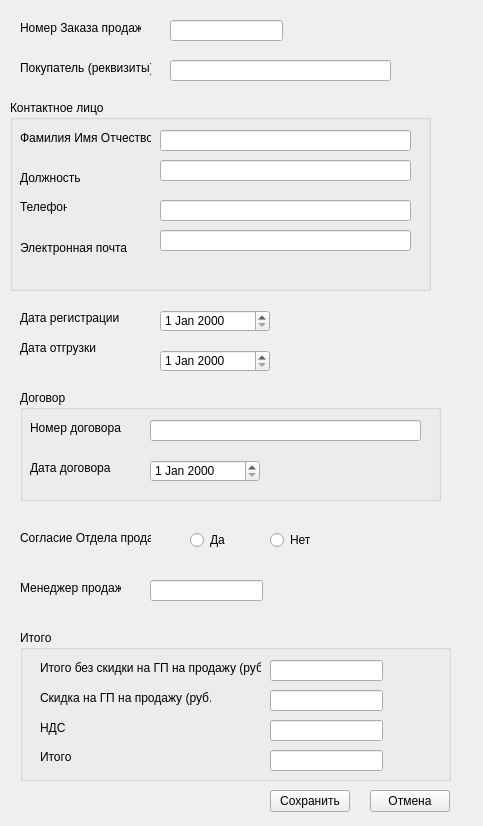
<?xml version="1.0" encoding="UTF-8"?>
<ui version="4.0">
 <class>SalesOrder</class>
 <widget class="QWidget" name="SalesOrder">
  <property name="geometry">
   <rect>
    <x>0</x>
    <y>0</y>
    <width>483</width>
    <height>826</height>
   </rect>
  </property>
  <property name="windowTitle">
   <string>Form</string>
  </property>
  <widget class="QLabel" name="label_SalesOrder_id">
   <property name="geometry">
    <rect>
     <x>20</x>
     <y>20</y>
     <width>121</width>
     <height>16</height>
    </rect>
   </property>
   <property name="text">
    <string>Номер Заказа продаж</string>
   </property>
  </widget>
  <widget class="QLineEdit" name="lineEdit_SalesOrder_id">
   <property name="geometry">
    <rect>
     <x>170</x>
     <y>20</y>
     <width>113</width>
     <height>21</height>
    </rect>
   </property>
  </widget>
  <widget class="QLabel" name="label_customer">
   <property name="geometry">
    <rect>
     <x>20</x>
     <y>60</y>
     <width>131</width>
     <height>16</height>
    </rect>
   </property>
   <property name="text">
    <string>Покупатель (реквизиты)</string>
   </property>
  </widget>
  <widget class="QLineEdit" name="lineEdit_customer">
   <property name="geometry">
    <rect>
     <x>170</x>
     <y>60</y>
     <width>221</width>
     <height>21</height>
    </rect>
   </property>
  </widget>
  <widget class="QGroupBox" name="groupBox">
   <property name="geometry">
    <rect>
     <x>10</x>
     <y>100</y>
     <width>421</width>
     <height>191</height>
    </rect>
   </property>
   <property name="title">
    <string>Контактное лицо</string>
   </property>
   <widget class="QLabel" name="label_contactName">
    <property name="geometry">
     <rect>
      <x>10</x>
      <y>30</y>
      <width>131</width>
      <height>16</height>
     </rect>
    </property>
    <property name="text">
     <string>Фамилия Имя Отчество</string>
    </property>
   </widget>
   <widget class="QLineEdit" name="lineEdit_contactName">
    <property name="geometry">
     <rect>
      <x>150</x>
      <y>30</y>
      <width>251</width>
      <height>21</height>
     </rect>
    </property>
   </widget>
   <widget class="QLabel" name="label_post">
    <property name="geometry">
     <rect>
      <x>10</x>
      <y>70</y>
      <width>101</width>
      <height>16</height>
     </rect>
    </property>
    <property name="text">
     <string>Должность</string>
    </property>
   </widget>
   <widget class="QLineEdit" name="lineEdit_post">
    <property name="geometry">
     <rect>
      <x>150</x>
      <y>60</y>
      <width>251</width>
      <height>21</height>
     </rect>
    </property>
   </widget>
   <widget class="QLabel" name="label_phone">
    <property name="geometry">
     <rect>
      <x>10</x>
      <y>100</y>
      <width>47</width>
      <height>14</height>
     </rect>
    </property>
    <property name="text">
     <string>Телефон</string>
    </property>
   </widget>
   <widget class="QLineEdit" name="lineEdit_phone">
    <property name="geometry">
     <rect>
      <x>150</x>
      <y>100</y>
      <width>251</width>
      <height>21</height>
     </rect>
    </property>
   </widget>
   <widget class="QLabel" name="label_email">
    <property name="geometry">
     <rect>
      <x>10</x>
      <y>140</y>
      <width>111</width>
      <height>16</height>
     </rect>
    </property>
    <property name="text">
     <string>Электронная почта</string>
    </property>
   </widget>
   <widget class="QLineEdit" name="lineEdit_email">
    <property name="geometry">
     <rect>
      <x>150</x>
      <y>130</y>
      <width>251</width>
      <height>21</height>
     </rect>
    </property>
   </widget>
  </widget>
  <widget class="QLabel" name="label_dateReg">
   <property name="geometry">
    <rect>
     <x>20</x>
     <y>310</y>
     <width>101</width>
     <height>16</height>
    </rect>
   </property>
   <property name="text">
    <string>Дата регистрации</string>
   </property>
  </widget>
  <widget class="QDateEdit" name="dateEdit_reg">
   <property name="geometry">
    <rect>
     <x>160</x>
     <y>310</y>
     <width>110</width>
     <height>22</height>
    </rect>
   </property>
  </widget>
  <widget class="QLabel" name="label_8">
   <property name="geometry">
    <rect>
     <x>20</x>
     <y>340</y>
     <width>81</width>
     <height>16</height>
    </rect>
   </property>
   <property name="text">
    <string>Дата отгрузки</string>
   </property>
  </widget>
  <widget class="QDateEdit" name="dateEdit_shipment">
   <property name="geometry">
    <rect>
     <x>160</x>
     <y>350</y>
     <width>110</width>
     <height>22</height>
    </rect>
   </property>
  </widget>
  <widget class="QGroupBox" name="groupBox_2">
   <property name="geometry">
    <rect>
     <x>20</x>
     <y>390</y>
     <width>421</width>
     <height>111</height>
    </rect>
   </property>
   <property name="title">
    <string>Договор</string>
   </property>
   <widget class="QLabel" name="label_contractNumber">
    <property name="geometry">
     <rect>
      <x>10</x>
      <y>30</y>
      <width>91</width>
      <height>16</height>
     </rect>
    </property>
    <property name="text">
     <string>Номер договора</string>
    </property>
   </widget>
   <widget class="QLineEdit" name="lineEdit_contractNumber">
    <property name="geometry">
     <rect>
      <x>130</x>
      <y>30</y>
      <width>271</width>
      <height>21</height>
     </rect>
    </property>
   </widget>
   <widget class="QLabel" name="label_dateContract">
    <property name="geometry">
     <rect>
      <x>10</x>
      <y>70</y>
      <width>81</width>
      <height>16</height>
     </rect>
    </property>
    <property name="text">
     <string>Дата договора</string>
    </property>
   </widget>
   <widget class="QDateEdit" name="dateEdit_dateContract">
    <property name="geometry">
     <rect>
      <x>130</x>
      <y>70</y>
      <width>110</width>
      <height>22</height>
     </rect>
    </property>
   </widget>
  </widget>
  <widget class="QLabel" name="label_approval">
   <property name="geometry">
    <rect>
     <x>20</x>
     <y>530</y>
     <width>131</width>
     <height>16</height>
    </rect>
   </property>
   <property name="text">
    <string>Согласие Отдела продаж</string>
   </property>
  </widget>
  <widget class="QRadioButton" name="radioButton_yes">
   <property name="geometry">
    <rect>
     <x>190</x>
     <y>530</y>
     <width>51</width>
     <height>20</height>
    </rect>
   </property>
   <property name="text">
    <string>Да</string>
   </property>
  </widget>
  <widget class="QRadioButton" name="radioButton_no">
   <property name="geometry">
    <rect>
     <x>270</x>
     <y>530</y>
     <width>51</width>
     <height>20</height>
    </rect>
   </property>
   <property name="text">
    <string>Нет</string>
   </property>
  </widget>
  <widget class="QLabel" name="label_managerName">
   <property name="geometry">
    <rect>
     <x>20</x>
     <y>580</y>
     <width>101</width>
     <height>16</height>
    </rect>
   </property>
   <property name="text">
    <string>Менеджер продаж</string>
   </property>
  </widget>
  <widget class="QLineEdit" name="lineEdit_managerName">
   <property name="geometry">
    <rect>
     <x>150</x>
     <y>580</y>
     <width>113</width>
     <height>21</height>
    </rect>
   </property>
  </widget>
  <widget class="QGroupBox" name="groupBox_3">
   <property name="geometry">
    <rect>
     <x>20</x>
     <y>630</y>
     <width>431</width>
     <height>151</height>
    </rect>
   </property>
   <property name="title">
    <string>Итого</string>
   </property>
   <widget class="QLabel" name="label_totalWithoutDiscount">
    <property name="geometry">
     <rect>
      <x>20</x>
      <y>30</y>
      <width>221</width>
      <height>16</height>
     </rect>
    </property>
    <property name="text">
     <string>Итого без скидки на ГП на продажу (руб.)</string>
    </property>
   </widget>
   <widget class="QLabel" name="label_discount">
    <property name="geometry">
     <rect>
      <x>20</x>
      <y>60</y>
      <width>171</width>
      <height>16</height>
     </rect>
    </property>
    <property name="text">
     <string>Скидка на ГП на продажу (руб.)</string>
    </property>
   </widget>
   <widget class="QLabel" name="label_vat">
    <property name="geometry">
     <rect>
      <x>20</x>
      <y>90</y>
      <width>31</width>
      <height>16</height>
     </rect>
    </property>
    <property name="text">
     <string>НДС</string>
    </property>
   </widget>
   <widget class="QLabel" name="label_total">
    <property name="geometry">
     <rect>
      <x>20</x>
      <y>120</y>
      <width>47</width>
      <height>14</height>
     </rect>
    </property>
    <property name="text">
     <string>Итого</string>
    </property>
   </widget>
   <widget class="QLineEdit" name="lineEdit_totalWithoutDiscount">
    <property name="geometry">
     <rect>
      <x>250</x>
      <y>30</y>
      <width>113</width>
      <height>21</height>
     </rect>
    </property>
   </widget>
   <widget class="QLineEdit" name="lineEdit_discount">
    <property name="geometry">
     <rect>
      <x>250</x>
      <y>60</y>
      <width>113</width>
      <height>21</height>
     </rect>
    </property>
   </widget>
   <widget class="QLineEdit" name="lineEdit_vat">
    <property name="geometry">
     <rect>
      <x>250</x>
      <y>90</y>
      <width>113</width>
      <height>21</height>
     </rect>
    </property>
   </widget>
   <widget class="QLineEdit" name="lineEdit_total">
    <property name="geometry">
     <rect>
      <x>250</x>
      <y>120</y>
      <width>113</width>
      <height>21</height>
     </rect>
    </property>
   </widget>
  </widget>
  <widget class="QPushButton" name="pushButton_cancel">
   <property name="geometry">
    <rect>
     <x>370</x>
     <y>790</y>
     <width>80</width>
     <height>22</height>
    </rect>
   </property>
   <property name="text">
    <string>Отмена</string>
   </property>
  </widget>
  <widget class="QPushButton" name="pushButton_save">
   <property name="geometry">
    <rect>
     <x>270</x>
     <y>790</y>
     <width>80</width>
     <height>22</height>
    </rect>
   </property>
   <property name="text">
    <string>Сохранить</string>
   </property>
  </widget>
 </widget>
 <resources/>
 <connections/>
</ui>
